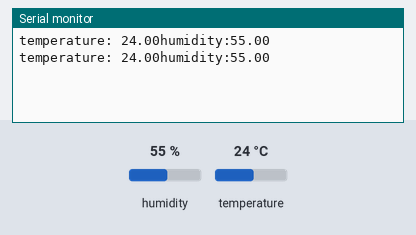
Bench run of a sketch on a simulated Arduino Uno, built with avr-gcc and run on an emulated ATmega328P. Parts: the last lines printed to the serial monitor. Inputs (shaded band) come from the test bench; at power-on: humidity 55 %, temperature 24 °C.

Above: at 2.2 s.
2.3 s: humidity set to 22 %
At 3.6 s:
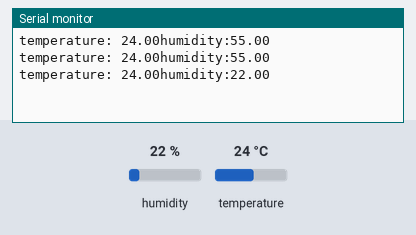
3.8 s: temperature set to 12 °C
At 4.9 s:
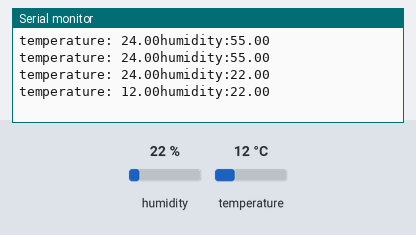
5.3 s: humidity set to 40 %
At 7.0 s:
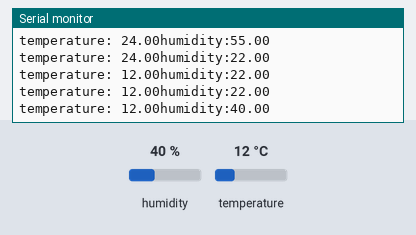
Timing chart, 0 to 8.5 s (numbered marks = the images above; inputs shaded):
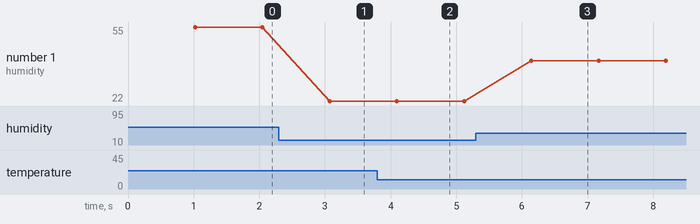

The sketch:

duCandhum.ino
```cpp
#include <dht.h>
dht DHT;
#define dht_dpin 8          //定義訊號要從Pin 8 進來

void setup()
{
  Serial.begin(9600);
  delay(1000);             //等待 1 秒暖機
}

void loop()
{
  DHT.read11(dht_dpin);         //讀取DHT11數值
  Serial.print("temperature: ");
  Serial.print(DHT.temperature);
  Serial.print("humidity:");
  Serial.println(DHT.humidity);
  delay(1000);
}
```

Measured:
- after the input at 2.3 s, the serial monitor: prints a new line after 0.77 s (image 1)
- after the input at 3.8 s, the serial monitor: prints a new line after 0.30 s (image 2)
- after the input at 5.3 s, the serial monitor: prints a new line after 0.84 s (image 3)
- plotted number 1: 55 → 22 after the input at 2.3 s, 22 → 40 after the input at 5.3 s
